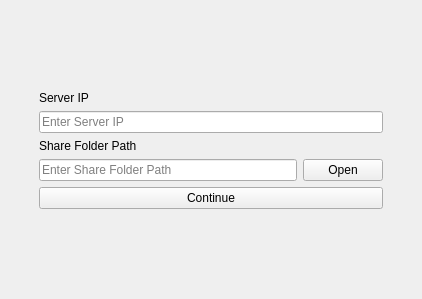
<?xml version="1.0" encoding="UTF-8"?>
<ui version="4.0">
    <class>InitialSettingsWindow</class>
    <widget class="QMainWindow" name="InitialSettingsWindow">
        <property name="geometry">
            <rect>
                <x>0</x>
                <y>0</y>
                <width>422</width>
                <height>299</height>
            </rect>
        </property>
        <property name="windowTitle">
            <string>Basic Details</string>
        </property>
        <widget class="QWidget" name="centralwidget">
            <layout class="QVBoxLayout" name="verticalLayout_2">
                <item>
                    <spacer name="verticalSpacer_4">
                        <property name="orientation">
                            <enum>Qt::Vertical</enum>
                        </property>
                        <property name="sizeHint" stdset="0">
                            <size>
                                <width>20</width>
                                <height>40</height>
                            </size>
                        </property>
                    </spacer>
                </item>
                <item>
                    <layout class="QVBoxLayout" name="verticalLayout">
                        <property name="leftMargin">
                            <number>30</number>
                        </property>
                        <property name="rightMargin">
                            <number>30</number>
                        </property>
                        <item>
                            <widget class="QLabel" name="label">
                                <property name="text">
                                    <string>Server IP</string>
                                </property>
                            </widget>
                        </item>
                        <item>
                            <widget class="QLineEdit" name="lineEdit">
                                <property name="placeholderText">
                                    <string>Enter Server IP</string>
                                </property>
                            </widget>
                        </item>
                        <item>
                            <widget class="QLabel" name="label_2">
                                <property name="text">
                                    <string>Share Folder Path</string>
                                </property>
                            </widget>
                        </item>
                        <item>
                            <layout class="QHBoxLayout" name="horizontalLayout">
                                <item>
                                    <widget class="QLineEdit" name="lineEdit_2">
                                        <property name="placeholderText">
                                            <string>Enter Share Folder Path</string>
                                        </property>
                                    </widget>
                                </item>
                                <item>
                                    <widget class="QPushButton" name="pushButton">
                                        <property name="text">
                                            <string>Open</string>
                                        </property>
                                    </widget>
                                </item>
                            </layout>
                        </item>
                        <item>
                            <widget class="QPushButton" name="pushButton_2">
                                <property name="text">
                                    <string>Continue</string>
                                </property>
                            </widget>
                        </item>
                    </layout>
                </item>
                <item>
                    <spacer name="verticalSpacer_3">
                        <property name="orientation">
                            <enum>Qt::Vertical</enum>
                        </property>
                        <property name="sizeHint" stdset="0">
                            <size>
                                <width>20</width>
                                <height>40</height>
                            </size>
                        </property>
                    </spacer>
                </item>
            </layout>
        </widget>
    </widget>
    <resources/>
    <connections/>
</ui>
